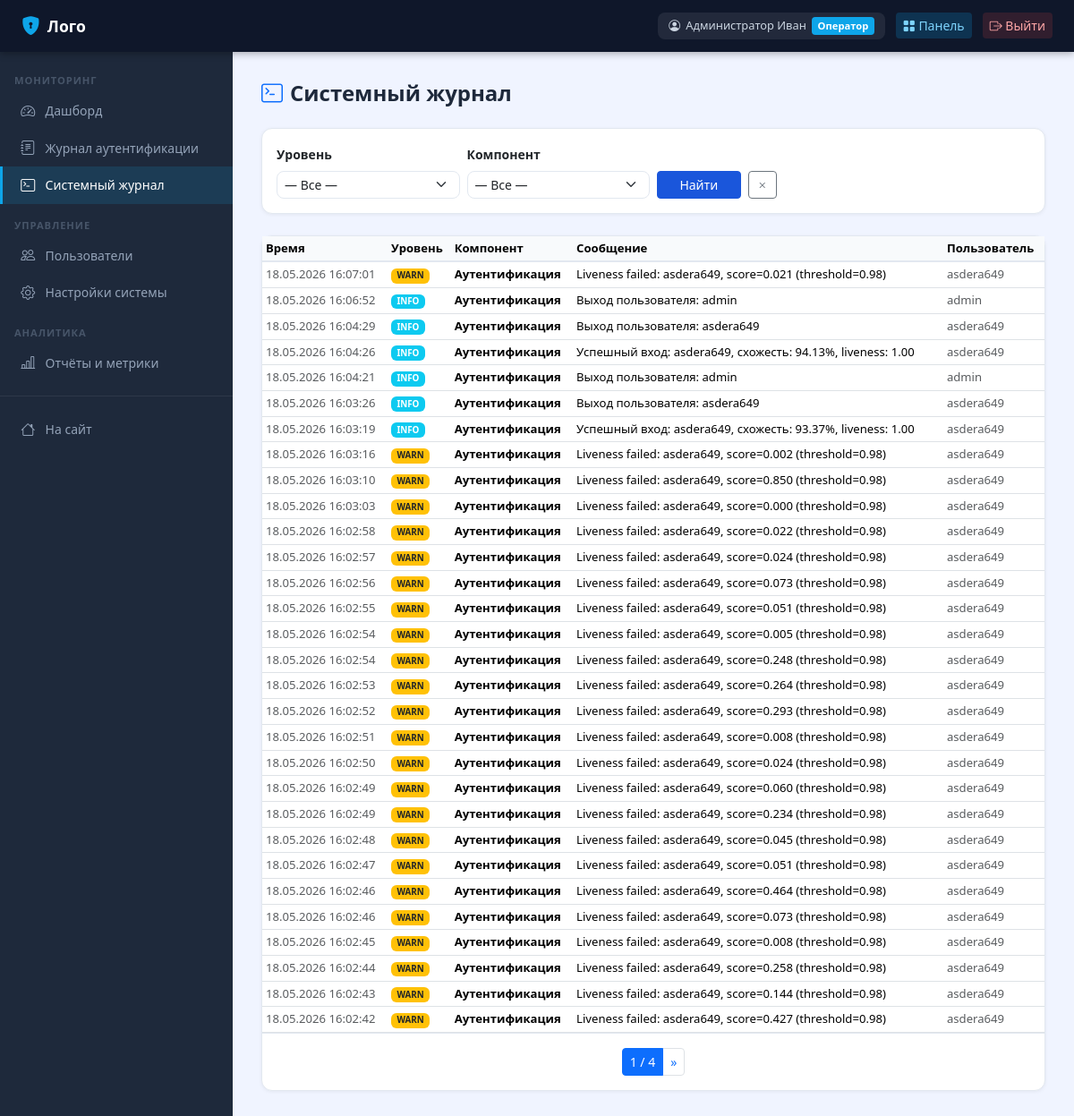
The page /operator/logs/system/ (signed in) on the database its author committed.
### apps/accounts/models.py (models this page shows, shortened)
class CustomUser(AbstractUser):
    patronymic = models.CharField('Отчество', max_length=150, blank=True)
    phone = models.CharField('Телефон', max_length=20, blank=True)
    is_operator = models.BooleanField('Оператор', default=False)
    is_biometric_registered = models.BooleanField('Биометрия зарегистрирована', default=False)
    failed_attempts = models.PositiveIntegerField('Неудачных попыток', default=0)
    locked_until = models.DateTimeField('Заблокирован до', null=True, blank=True)
    created_at = models.DateTimeField('Дата регистрации', auto_now_add=True)
    class Meta:
        verbose_name = 'Пользователь'
        verbose_name_plural = 'Пользователи'
    def get_full_name_ru(self):
        parts = [self.last_name, self.first_name, self.patronymic]
        return ' '.join(p for p in parts if p) or self.username

### apps/biometric/models.py (models this page shows, shortened)
class SystemLog(models.Model):
    LEVEL_INFO = 'INFO'
    LEVEL_WARNING = 'WARNING'
    LEVEL_ERROR = 'ERROR'
    LEVEL_CHOICES = [
        (LEVEL_INFO, 'Информация'),
        (LEVEL_WARNING, 'Предупреждение'),
        (LEVEL_ERROR, 'Ошибка'),
    ]
    timestamp = models.DateTimeField('Время', auto_now_add=True, db_index=True)
    level = models.CharField('Уровень', max_length=10, choices=LEVEL_CHOICES, default=LEVEL_INFO)
    component = models.CharField('Компонент', max_length=100)
    message = models.TextField('Сообщение')
    user = models.ForeignKey(
        settings.AUTH_USER_MODEL, on_delete=models.SET_NULL,
        null=True, blank=True, verbose_name='Пользователь'
    )
    extra_data = models.JSONField('Доп. данные', null=True, blank=True)
    class Meta:
        verbose_name = 'Системный лог'
        verbose_name_plural = 'Системные логи'
        ordering = ['-timestamp']

### apps/operator/views.py (the view)
    @login_required
    def wrapped(request, *args, **kwargs):
        if not request.user.is_operator and not request.user.is_superuser:
            messages.error(request, 'Доступ запрещён. Требуются права оператора.')
            return redirect('home')
        return view_func(request, *args, **kwargs)

### apps/operator/views.py (called while the page is built)
def operator_required(view_func):
    @login_required
    def wrapped(request, *args, **kwargs):
        if not request.user.is_operator and not request.user.is_superuser:
            messages.error(request, 'Доступ запрещён. Требуются права оператора.')
            return redirect('home')
        return view_func(request, *args, **kwargs)
    return wrapped

@operator_required
def system_logs(request):
    qs = SystemLog.objects.select_related('user').all()
    level_filter = request.GET.get('level', '')
    component_filter = request.GET.get('component', '').strip()
    if level_filter:
        qs = qs.filter(level=level_filter)
    if component_filter:
        qs = qs.filter(component__icontains=component_filter)
    paginator = Paginator(qs, 30)
    page = paginator.get_page(request.GET.get('page', 1))
    components = SystemLog.objects.values_list('component', flat=True).distinct()
    ctx = {
        'page': page, 'level_filter': level_filter, 'component_filter': component_filter,
        'level_choices': SystemLog.LEVEL_CHOICES, 'components': sorted(set(components)),
    }
    return render(request, 'operator/system_logs.html', ctx)

### templates/operator/system_logs.html (shortened to what this page needs)
{% extends "operator/base_operator.html" %}
{% block op_content %}
<div class="page-header">
  <h1><i class="bi bi-terminal me-2 text-primary"></i>Системный журнал</h1>
</div>
<div class="card mb-4">
  <div style="padding:1rem">
    <form method="get" class="row g-2 align-items-end">
      <div class="col-md-3">
        <label class="form-label small fw-semibold">Уровень</label>
        <select name="level" class="form-select form-select-sm">
          <option value="">— Все —</option>
        </select>
      </div>
      <div class="col-md-3">
        <label class="form-label small fw-semibold">Компонент</label>
        <select name="component" class="form-select form-select-sm">
          <option value="">— Все —</option>
        </select>
      </div>
      <div class="col-md-2 d-flex gap-2">
        <button type="submit" class="btn btn-primary btn-sm flex-grow-1">Найти</button>
        <a href="{% url 'system_logs' %}" class="btn btn-outline-secondary btn-sm"><i class="bi bi-x"></i></a>
      </div>
    </form>
  </div>
</div>
<div class="card">
  <div style="overflow-x:auto">
    <table class="table table-sm mb-0" style="font-size:.82rem">
      <thead><tr><th>Время</th><th>Уровень</th><th>Компонент</th><th>Сообщение</th><th>Пользователь</th></tr></thead>
      <tbody>
        {% for log in page %}
        <tr>
          <td class="text-muted">{{ log.timestamp|date:"d.m.Y H:i:s" }}</td>
          <td>
            {% if log.level == 'ERROR' %}<span class="badge bg-danger">ERROR</span>
            {% elif log.level == 'WARNING' %}<span class="badge bg-warning text-dark">WARN</span>
            {% else %}<span class="badge bg-info">INFO</span>{% endif %}
          </td>
          <td class="fw-semibold">{{ log.component }}</td>
          <td>{{ log.message }}</td>
          <td class="text-muted">{{ log.user.username|default:"—" }}</td>
        </tr>
        {% empty %}<tr><td colspan="5" class="text-center text-muted py-4">Нет записей</td></tr>{% endfor %}
      </tbody>
    </table>
  </div>
  {% if page.has_other_pages %}
  <div style="padding:1rem;border-top:1px solid #e2e8f0">
    <nav><ul class="pagination pagination-sm mb-0 justify-content-center">
      <li class="page-item active"><a class="page-link">{{ page.number }} / {{ page.paginator.num_pages }}</a></li>
      {% if page.has_next %}<li class="page-item"><a class="page-link" href="?page={{ page.next_page_number }}&level={{ level_filter }}">»</a></li>{% endif %}
    </ul></nav>
  </div>
  {% endif %}
</div>
{% endblock %}

### templates/base.html (shortened to what this page needs)
<!DOCTYPE html>
<html lang="ru">
<head>
{% load static %}
<link href="https://cdnjs.cloudflare.com/ajax/libs/bootstrap/5.3.2/css/bootstrap.min.css" rel="stylesheet">
<link href="https://cdnjs.cloudflare.com/ajax/libs/bootstrap-icons/1.11.3/font/bootstrap-icons.min.css" rel="stylesheet">
</head>
<body>
{% block topbar %}
<nav class="topbar">
  <a href="{% url 'home' %}" class="brand"><i class="bi bi-shield-lock-fill"></i>Лого</a>
  <div class="ms-auto">
    {% if user.is_authenticated %}
      <div class="user-badge">
        <i class="bi bi-person-circle"></i>
        {{ user.get_full_name_ru }}
        {% if user.is_operator or user.is_superuser %}<span class="role">Оператор</span>{% endif %}
      </div>
      {% if user.is_operator or user.is_superuser %}
        <a href="{% url 'operator_dashboard' %}" class="btn btn-sm" style="background:rgba(14,165,233,.2);color:#7dd3fc;border:none;">
          <i class="bi bi-grid-fill"></i> Панель
        </a>
      {% endif %}
      <a href="{% url 'logout' %}" class="btn btn-sm" style="background:rgba(239,68,68,.15);color:#fca5a5;border:none;">
        <i class="bi bi-box-arrow-right"></i> Выйти
      </a>
    {% endif %}
  </div>
</nav>
{% endblock %}
{% block layout %}
<div class="main-wrap {% block sidebar_class %}no-sidebar{% endblock %}">
  {% block sidebar %}{% endblock %}
  <div class="page-content">
    {% block content %}{% endblock %}
  </div>
</div>
{% endblock %}
</body>
</html>

### templates/base.html (style rules this page uses)
:root { --primary: #1a56db; --primary-dark: #1341b2; --accent: #0ea5e9; --success: #059669; --danger: #dc2626; --warning: #d97706; --bg: #f0f4ff; --card-bg: #ffffff; --text: #1e293b; --muted: #64748b; --border: #e2e8f0; --sidebar-w: 260px; }
body { background: var(--bg); color: var(--text); font-family: 'Segoe UI', system-ui, sans-serif; min-height: 100vh; }
.topbar { background: #0f172a; color: #f1f5f9; height: 58px; position: fixed; top: 0; left: 0; right: 0; z-index: 1000; display: flex; align-items: center; padding: 0 1.5rem; gap: 1rem; box-shadow: 0 2px 8px rgba(0,0,0,.3); }
.topbar .brand { font-weight: 700; font-size: 1.1rem; color: #fff; text-decoration: none; display: flex; align-items: center; gap: .5rem; }
.topbar .brand i { color: var(--accent); font-size: 1.3rem; }
.topbar .ms-auto { margin-left: auto !important; display: flex; align-items: center; gap: .75rem; }
.topbar .user-badge { background: rgba(255,255,255,.08); border-radius: 8px; padding: .3rem .75rem; font-size: .8rem; color: #cbd5e1; display: flex; align-items: center; gap: .4rem; }
.topbar .user-badge .role { background: var(--accent); color: #fff; border-radius: 4px; padding: .1rem .4rem; font-size: .7rem; font-weight: 600; }
.main-wrap { margin-left: var(--sidebar-w); padding-top: 58px; min-height: 100vh; }
.page-content { padding: 2rem; }
.card { border: 1px solid var(--border); border-radius: 12px; box-shadow: 0 1px 4px rgba(0,0,0,.06); }
.table { font-size: .875rem; }
.table thead th { background: #f8fafc; font-weight: 600; border-bottom: 2px solid var(--border); }
.form-control, .form-select { border-color: var(--border); border-radius: 8px; }
.btn-primary { background: var(--primary); border-color: var(--primary); }
.page-header { display: flex; align-items: center; justify-content: space-between; margin-bottom: 1.5rem; }
.page-header h1 { font-size: 1.5rem; font-weight: 700; margin: 0; }

### rows shown on the page
CustomUser: get_full_name_ru "Администратор Иван"
SystemLog: timestamp "18.05.2026 16:07:01", level "WARN", component "Аутентификация", message "Liveness failed: asdera649, score=0.021 (threshold=0.98)", user.username "asdera649"
SystemLog: timestamp "18.05.2026 16:06:52", level "INFO", component "Аутентификация", message "Выход пользователя: admin", user.username "admin"
SystemLog: timestamp "18.05.2026 16:04:29", level "INFO", component "Аутентификация", message "Выход пользователя: asdera649", user.username "asdera649"
SystemLog: timestamp "18.05.2026 16:04:26", level "INFO", component "Аутентификация", message "Успешный вход: asdera649, схожесть: 94.13%, liveness: 1.00", user.username "asdera649"
SystemLog: timestamp "18.05.2026 16:04:21", level "INFO", component "Аутентификация", message "Выход пользователя: admin", user.username "admin"
SystemLog: timestamp "18.05.2026 16:03:26", level "INFO", component "Аутентификация", message "Выход пользователя: asdera649", user.username "asdera649"
SystemLog: timestamp "18.05.2026 16:03:19", level "INFO", component "Аутентификация", message "Успешный вход: asdera649, схожесть: 93.37%, liveness: 1.00", user.username "asdera649"
SystemLog: timestamp "18.05.2026 16:03:16", level "WARN", component "Аутентификация", message "Liveness failed: asdera649, score=0.002 (threshold=0.98)", user.username "asdera649"
SystemLog: timestamp "18.05.2026 16:03:10", level "WARN", component "Аутентификация", message "Liveness failed: asdera649, score=0.850 (threshold=0.98)", user.username "asdera649"
SystemLog: timestamp "18.05.2026 16:03:03", level "WARN", component "Аутентификация", message "Liveness failed: asdera649, score=0.000 (threshold=0.98)", user.username "asdera649"
SystemLog: timestamp "18.05.2026 16:02:58", level "WARN", component "Аутентификация", message "Liveness failed: asdera649, score=0.022 (threshold=0.98)", user.username "asdera649"
SystemLog: timestamp "18.05.2026 16:02:57", level "WARN", component "Аутентификация", message "Liveness failed: asdera649, score=0.024 (threshold=0.98)", user.username "asdera649"
SystemLog: timestamp "18.05.2026 16:02:56", level "WARN", component "Аутентификация", message "Liveness failed: asdera649, score=0.073 (threshold=0.98)", user.username "asdera649"
SystemLog: timestamp "18.05.2026 16:02:55", level "WARN", component "Аутентификация", message "Liveness failed: asdera649, score=0.051 (threshold=0.98)", user.username "asdera649"
SystemLog: timestamp "18.05.2026 16:02:54", level "WARN", component "Аутентификация", message "Liveness failed: asdera649, score=0.005 (threshold=0.98)", user.username "asdera649"
SystemLog: timestamp "18.05.2026 16:02:54", level "WARN", component "Аутентификация", message "Liveness failed: asdera649, score=0.248 (threshold=0.98)", user.username "asdera649"
SystemLog: timestamp "18.05.2026 16:02:53", level "WARN", component "Аутентификация", message "Liveness failed: asdera649, score=0.264 (threshold=0.98)", user.username "asdera649"
SystemLog: timestamp "18.05.2026 16:02:52", level "WARN", component "Аутентификация", message "Liveness failed: asdera649, score=0.293 (threshold=0.98)", user.username "asdera649"
SystemLog: timestamp "18.05.2026 16:02:51", level "WARN", component "Аутентификация", message "Liveness failed: asdera649, score=0.008 (threshold=0.98)", user.username "asdera649"
SystemLog: timestamp "18.05.2026 16:02:50", level "WARN", component "Аутентификация", message "Liveness failed: asdera649, score=0.024 (threshold=0.98)", user.username "asdera649"
SystemLog: timestamp "18.05.2026 16:02:49", level "WARN", component "Аутентификация", message "Liveness failed: asdera649, score=0.060 (threshold=0.98)", user.username "asdera649"
SystemLog: timestamp "18.05.2026 16:02:49", level "WARN", component "Аутентификация", message "Liveness failed: asdera649, score=0.234 (threshold=0.98)", user.username "asdera649"
SystemLog: timestamp "18.05.2026 16:02:48", level "WARN", component "Аутентификация", message "Liveness failed: asdera649, score=0.045 (threshold=0.98)", user.username "asdera649"
SystemLog: timestamp "18.05.2026 16:02:47", level "WARN", component "Аутентификация", message "Liveness failed: asdera649, score=0.051 (threshold=0.98)", user.username "asdera649"
SystemLog: timestamp "18.05.2026 16:02:46", level "WARN", component "Аутентификация", message "Liveness failed: asdera649, score=0.464 (threshold=0.98)", user.username "asdera649"
SystemLog: timestamp "18.05.2026 16:02:46", level "WARN", component "Аутентификация", message "Liveness failed: asdera649, score=0.073 (threshold=0.98)", user.username "asdera649"
SystemLog: timestamp "18.05.2026 16:02:45", level "WARN", component "Аутентификация", message "Liveness failed: asdera649, score=0.008 (threshold=0.98)", user.username "asdera649"
SystemLog: timestamp "18.05.2026 16:02:44", level "WARN", component "Аутентификация", message "Liveness failed: asdera649, score=0.258 (threshold=0.98)", user.username "asdera649"
SystemLog: timestamp "18.05.2026 16:02:43", level "WARN", component "Аутентификация", message "Liveness failed: asdera649, score=0.144 (threshold=0.98)", user.username "asdera649"
SystemLog: timestamp "18.05.2026 16:02:42", level "WARN", component "Аутентификация", message "Liveness failed: asdera649, score=0.427 (threshold=0.98)", user.username "asdera649"

### other values the page prints
{{ page.number }} "1"
{{ page.paginator.num_pages }} "4"
